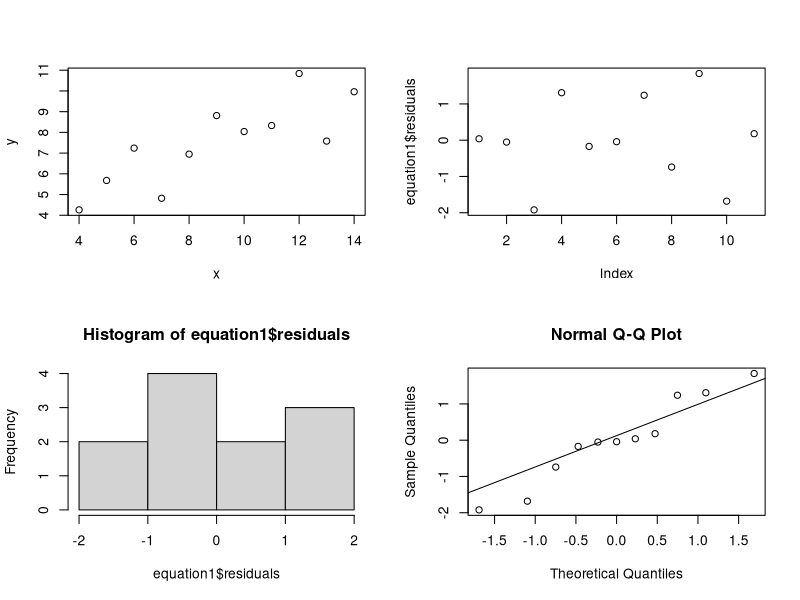
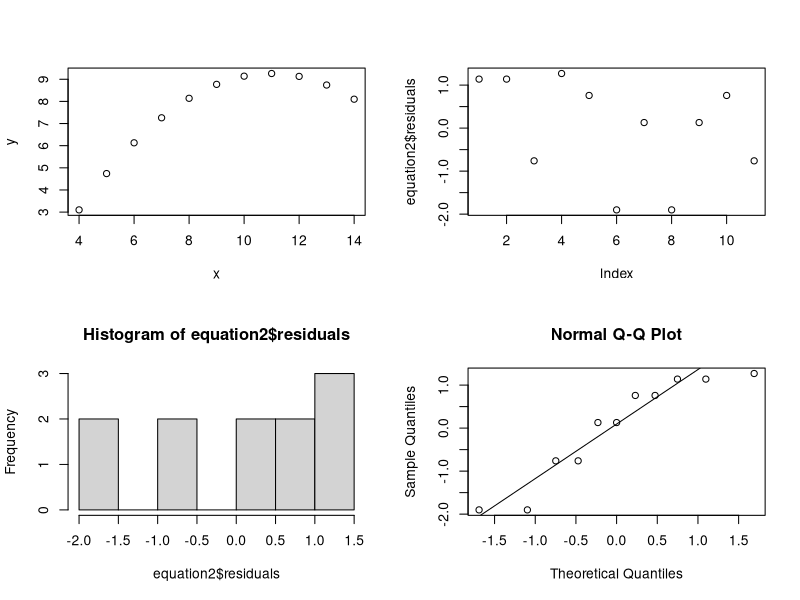
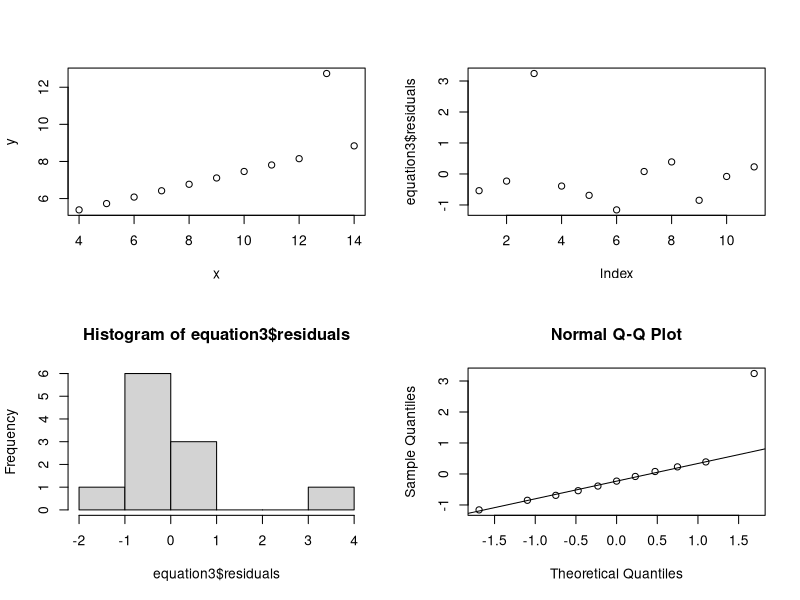
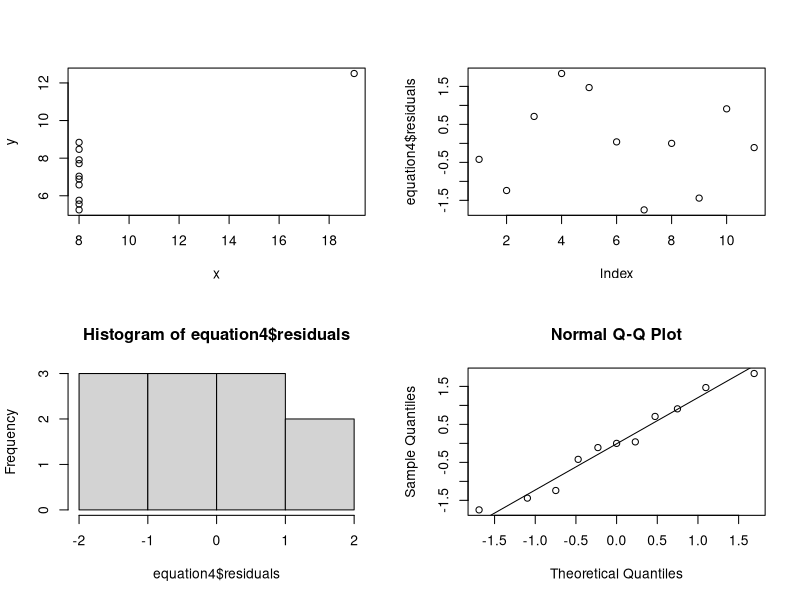
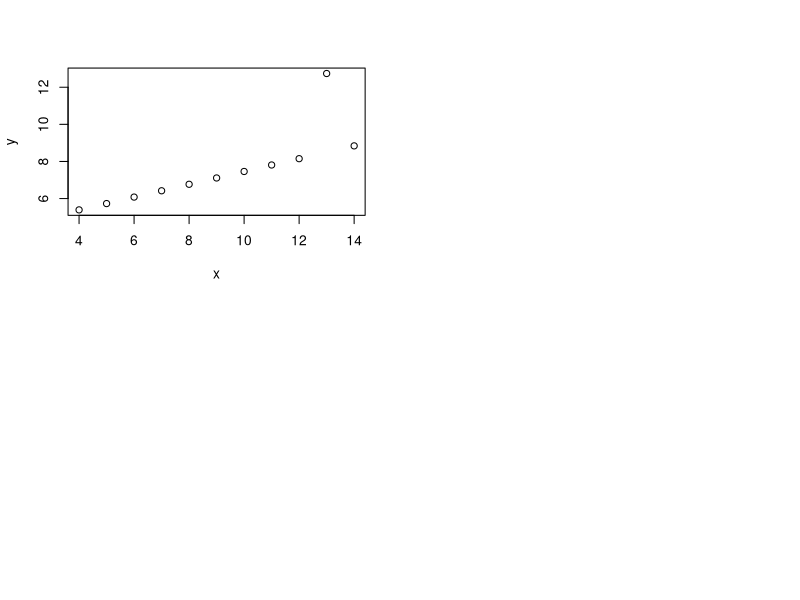

Recreate these plots in R, in order.
## ---- chunk 1
options(digits=2)
data1 <- data.frame(x=c(10,8,13,9,11,14,6,4,12,7,5),
					y=c(8.04,6.95,7.58,8.81,8.33,9.96,7.24,4.26,10.84,4.82,5.68))
data2 <- data.frame(x=c(10,8,13,9,11,14,6,4,12,7,5),
					y=c(9.14,8.14,8.74,8.77,9.26,8.1,6.13,3.1,9.13,7.26,4.74))
data3 <- data.frame(x=c(10,8,13,9,11,14,6,4,12,7,5),
					y=c(7.46,6.77,12.74,7.11,7.81,8.84,6.08,5.39,8.15,6.42,5.73))
data4 <- data.frame(x=c(8,8,8,8,8,8,8,19,8,8,8),
					y=c(6.58,5.76,7.71,8.84,8.47,7.04,5.25,12.5,5.56,7.91,6.89))
## ---- chunk 2
meanx1 <- mean(data1$x)
cat("Mean of Data1 X is: ", meanx1, "\n")
meanx2 <- mean(data2$x)
cat("Mean of Data2 X is: ", meanx2, "\n")
meanx3 <- mean(data3$x)
cat("Mean of Data3 X is: ", meanx3, "\n")
meanx4 <- mean(data4$x)
cat("Mean of Data4 X is: ", meanx4, "\n")
meany1 <- mean(data1$y)
cat("Mean of Data1 Y is: ", meany1, "\n")
meany2 <- mean(data2$y)
cat("Mean of Data2 Y is: ", meany2, "\n")
meany3 <- mean(data3$y)
cat("Mean of Data3 Y is: ", meany3, "\n")
meany4 <- mean(data4$y)
cat("Mean of Data4 Y is: ", meany4, "\n")
## ---- chunk 3
medianx= median(data1$x)
cat("The Median of data1_x is: ", medianx, "\n")
mediany=median(data1$y)
cat("The Median of data1_y is: ", mediany, "\n")

medianx= median(data2$x)
cat("The Median of data2_x is: ", medianx, "\n")
mediany=median(data2$y)
cat("The Median of data2_y is: ", mediany, "\n")

medianx= median(data3$x)
cat("The Median of data3_x is: ", medianx, "\n")
mediany=median(data3$y)
cat("The Median of data3_y is: ", mediany, "\n")

medianx= median(data4$x)
cat("The Median of data4_x is: ", medianx, "\n")
mediany=median(data4$y)
cat("The Median of data4_y is: ", mediany, "\n")

## ---- chunk 4
stdx <- sd(data1$x)
cat("The standard Deviation of data1_x is: ", stdx, "\n")
stdx <- sd(data2$x)
cat("The standard Deviation of data2_x is: ", stdx, "\n")
stdx <- sd(data3$x)
cat("The standard Deviation of data3_x is: ", stdx, "\n")
stdx <- sd(data4$x)
cat("The standard Deviation of data4_x is: ", stdx, "\n")
stdy <- sd(data1$y)
cat("The standard Deviation of data1_Y is: ", stdy, "\n")
stdy <- sd(data2$y)
cat("The standard Deviation of data2_Y is: ", stdy, "\n")
stdy <- sd(data3$y)
cat("The standard Deviation of data3_Y is: ", stdy, "\n")
stdy <- sd(data4$y)
cat("The standard Deviation of data4_Y is: ", stdy, "\n")


## ---- chunk 5
cat("The Correlation for data1 is: ", cor(data1$x, data1$y), "\n")
cat("The Correlation for data2 is: ", cor(data2$x, data2$y), "\n")
cat("The Correlation for data3 is: ", cor(data3$x, data3$y), "\n")
cat("The Correlation for data4 is: ", cor(data4$x, data4$y), "\n")

## ---- chunk 6
# Build linear regression model for each data set
equation1 <- lm(data1$y ~ data1$x)
equation2 <- lm(data2$y ~ data2$x)
equation3 <- lm(data3$y ~ data3$x)
equation4 <- lm(data4$y ~ data4$x)

coefficients <- rbind(equation1$coefficients, equation2$coefficients, 
                      equation3$coefficients, equation4$coefficients)
rownames(coefficients) <- c("data1", "data2", "data3", "data4")
coefficients

## ---- chunk 7
cat("R^2 for DataSet1: ",summary(equation1)$r.squared, "\n")
cat("R^2 for DataSet2: ",summary(equation2)$r.squared, "\n")
cat("R^2 for DataSet3: ",summary(equation3)$r.squared, "\n")
cat("R^2 for DataSet4: ",summary(equation4)$r.squared, "\n")


## ---- chunk 8
par(mfrow=c(2,2))
plot(data1)
plot(equation1$residuals)
hist(equation1$residuals)
qqnorm(equation1$residuals)
qqline(equation1$residuals)
## ---- chunk 9
par(mfrow=c(2,2))
plot(data2)
plot(equation2$residuals)
hist(equation2$residuals)
qqnorm(equation2$residuals)
qqline(equation2$residuals)
## ---- chunk 10
par(mfrow=c(2,2))
plot(data3)
plot(equation3$residuals)
hist(equation3$residuals)
qqnorm(equation3$residuals)
qqline(equation3$residuals)
## ---- chunk 11
par(mfrow=c(2,2))
plot(data4)
plot(equation4$residuals)
hist(equation4$residuals)
qqnorm(equation4$residuals)
qqline(equation4$residuals)
## ---- chunk 12
head(data3)
## ---- chunk 13
plot(data3)
